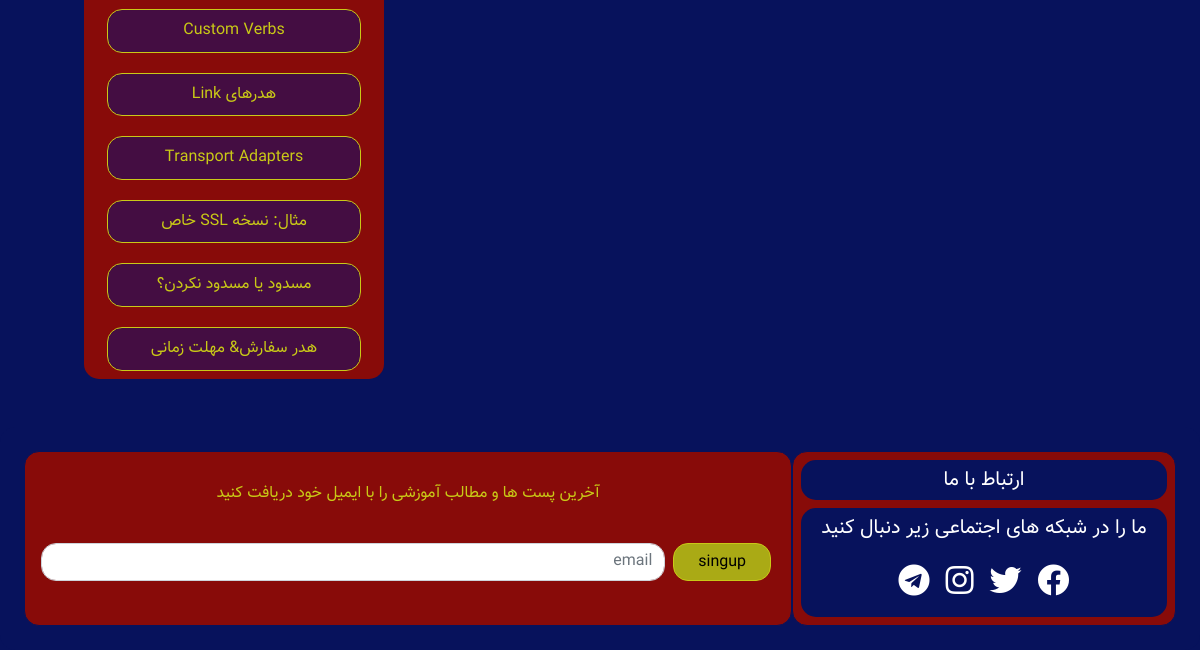
Page /post/شروع/ (lower part) on the earlier database version.
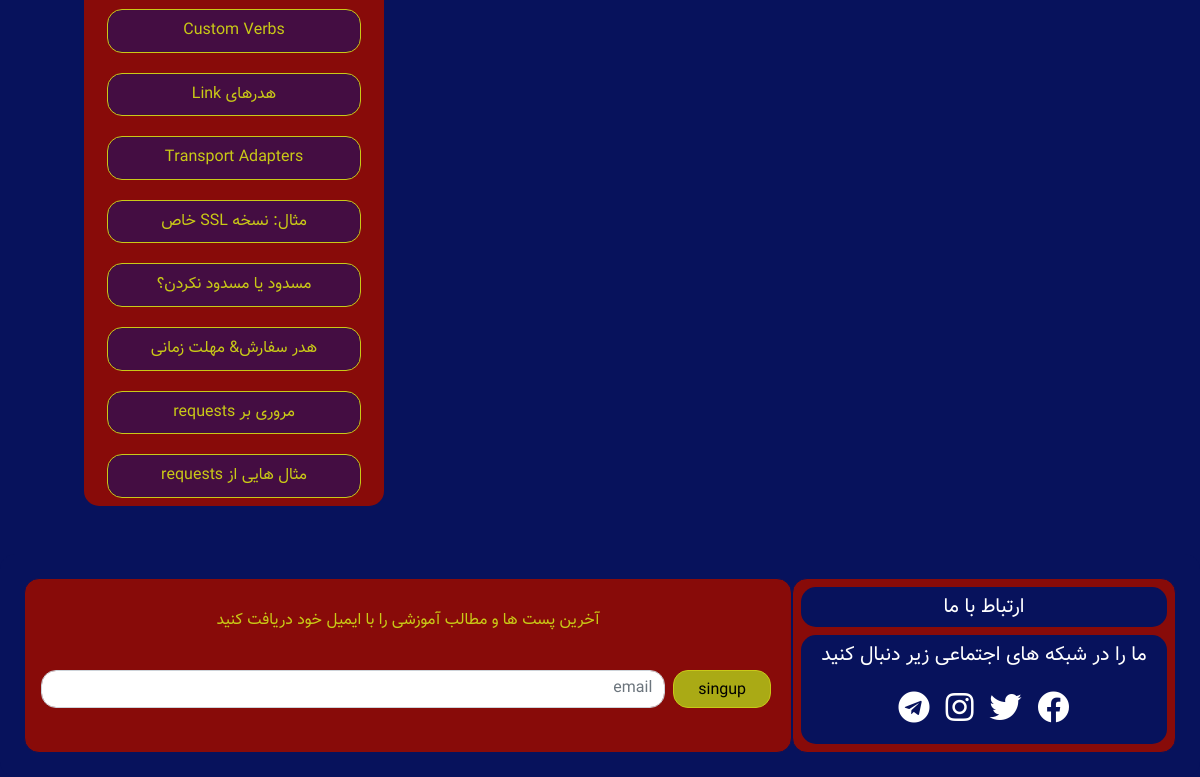
Same page on the later database version.
### blog/models.py (models this page shows, shortened)
class Post(models.Model):
    title = models.CharField(max_length=64,null=False,blank=False)
    image = models.FileField(upload_to="post_media/",null=True, blank=True)
    Urlimage = models.URLField(null=False, blank=True)
    video = models.FileField(upload_to="post_media/",null=True, blank=True)
    Urlvideo = models.URLField(null=False, blank=True)
    category = models.ForeignKey("Category",on_delete=models.CASCADE,related_name="posts")
    content = HTMLField(null=False, blank=True)
    date = models.DateTimeField(auto_now_add=True,blank=False,null=False)
    description = models.CharField(max_length=512, null=False, blank=True)

### blog/views.py (the view)
# urls.py: path("post/<str:title>/", views.post , name="post" ) ,
def post(request,title):
    from django.db.models import Q
    from django.shortcuts import get_object_or_404
    post = get_object_or_404(Post, title=title)
    posts = Post.objects.filter(category__title=post.category.title)
    context = {
        "post" : post ,
        "posts" : posts ,
    }
    return render(request, "text-course.html", context)

### blog/templates/text-course.html (shortened to what this page needs)
        {% extends 'base.html'%}
        {% block main%}
 	    <section  style="height:100%;">
            <div class="container-fluid">
              <div  class="row">
                <div  class="col-md-3 Styles my-5 mx-3 bg-filter" style="order: 2">
                  {% for object in posts %}
                    <div class="row mt-3 mb-1 mx-2">
                      <div  class="col text-center mb-1 p-2 Purple ">
                        <a id="bg-color" href="{% url 'post' object.title %}" >{{ object.title }}</a>
                      </div>
                    </div>
                  {% endfor %}
                </div>
           </div>
      	</section>
        {% endblock %}

### blog/templates/base.html (shortened to what this page needs)
<!DOCTYPE html>
{% load static %}
<html lang="fa" dir="rtl">
    <head>
      <link rel="stylesheet" href={% static "css/bootstrap.min.css"%}>
      <link rel="stylesheet" href="https://use.fontawesome.com/releases/v5.8.2/css/all.css"
 />
      <link rel="stylesheet" href={% static "css/style.css"%} />
      <link rel="stylesheet" href={% static "css/posts.css"%} />
    </head>
    <body>
   {% block main%}
   {% endblock %}
 		    <section style="width:100%;">
              <div id="other" class="container-fluid">
                  <div id="Footer" class="row  justify-content-around p-4">
                    <div class="col-md-4 p-2 " id="bg-red" >
                       <div class="row">
                           <div class="col">
                              <h5  id="links" class="p-2 text-center" >
                                  <a id="Contact" href="" data-toggle="modal" data-target="#supportModal">ارتباط با ما</a>
                              </h5>
                           </div>
                       </div>
                      <div class="row">
                          <div class="col">
                              <div  id="links" class="p-2 text-center" >
                                  <h5 class="text-white">ما را در شبکه های اجتماعی زیر دنبال کنید</h5>
                                  <div class="d-flex justify-content-center mt-3">
                                    <div class="p-2">
                                    <a href="#"><i class="fab fa-facebook fa-2x"></i></a>
                                    </div>
                                    <div class="p-2">
                                    <a href="#"><i class="fab fa-twitter fa-2x"></i></a>
                                    </div>
                                    <div class="p-2">
                                    <a href="#"><i class="fab fa-instagram fa-2x"></i></a>
                                    </div>
                                    <div class="p-2">
                                    <a href="#"><i class="fab fa-telegram fa-2x"></i></a>
                                    </div>
                                  </div>
                              </div>
                            </div>
                       </div>
                    </div>
                    <div class="col-md-8 p-3" id="bg-red">
                         <div class="row">
                           <div class="col">
                              <h6 id="bg-color" class="p-3">
                                آخرین پست ها و مطالب آموزشی را با  ایمیل خود دریافت کنید
                              </h6>
                           </div>
                      </div>
                      <div class="row ">
                          <div class="col">
                            <form class="mt-3" action="." method="GET">
                              <div class="input-group">
                                <button id="button-email" class=" mr-1 ml-2 pl-4 pr-4 pt-1" type="submit">singup</button>
                                <input id="input-text" type="text" name="email" class="form-control form-control" placeholder="email">
                              </div>
                            </form>
                          </div>
                      </div>
                    </div>
                </div>
              </div>
            </section>
    </body>
</html>

### static/css/style.css (style rules this page uses)
body { direction: rtl; text-align: right !important; font-family: "Vazir" !important; line-height: 1.6; background: #fff; }
body { direction: rtl; text-align: right !important; font-family: "Vazir" !important; }
#bg-red { border-radius:15px; background-color:#880B09; border: 1px solid #07125C; }
#bg-red .p-2 { text-align: center; }
#links a { color: #fff; text-decoration: none; }
#bg-color { color:#C9C917; text-decoration: none; }
#Footer { background-color:#07125C; border-radius:15px; }
#button-email { background-color:#aaaa15; border-radius:15px; border: 1px solid #C9C917; }
#input-text { border-radius:15px; }
h6#bg-color { text-align: center; }
#links { background-color:#07125C; border-radius: 15px; }

### static/css/posts.css (style rules this page uses)
body { direction: rtl; text-align: right !important; font-family: "Vazir" !important; line-height: 1.6; background: #fff; }
body { direction: rtl; text-align: right !important; font-family: "Vazir" !important; background-color: #07125C; }
.Styles { background-color: #07125C; height: 100%; }
.Purple { background-color:#440d42; border-radius:15px; border: 1px solid #C9C917; }
.bg-filter { background-color:#880B09; border-radius:15px; }

Differences in the rows shown:
added Post: title "مروری بر requests"
added Post: title "مثال هایی از requests"
